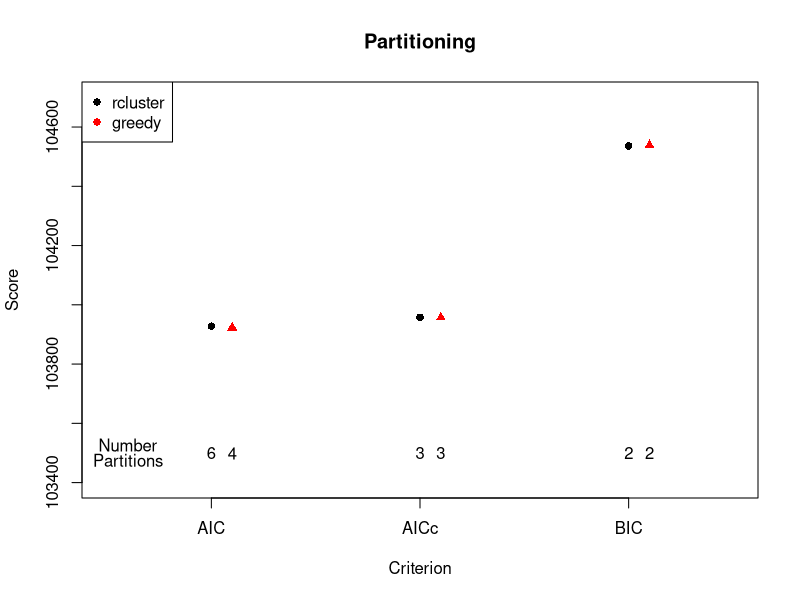
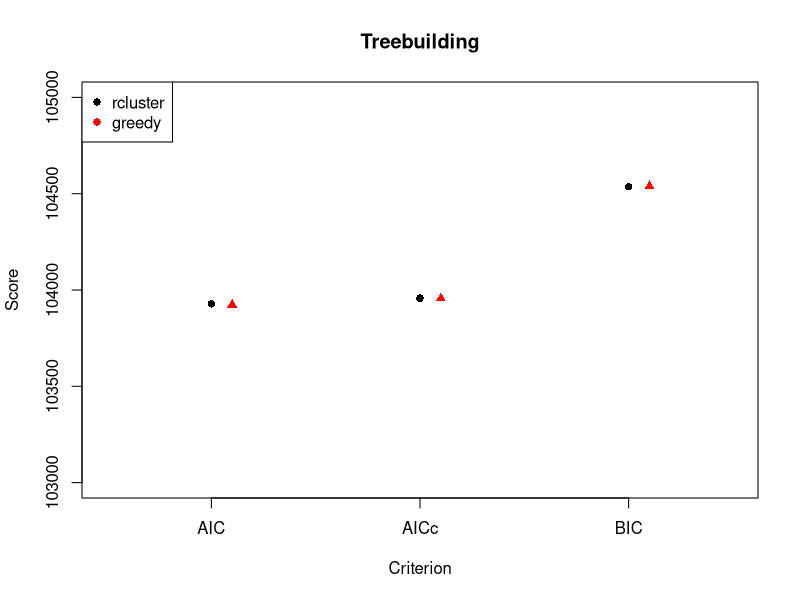
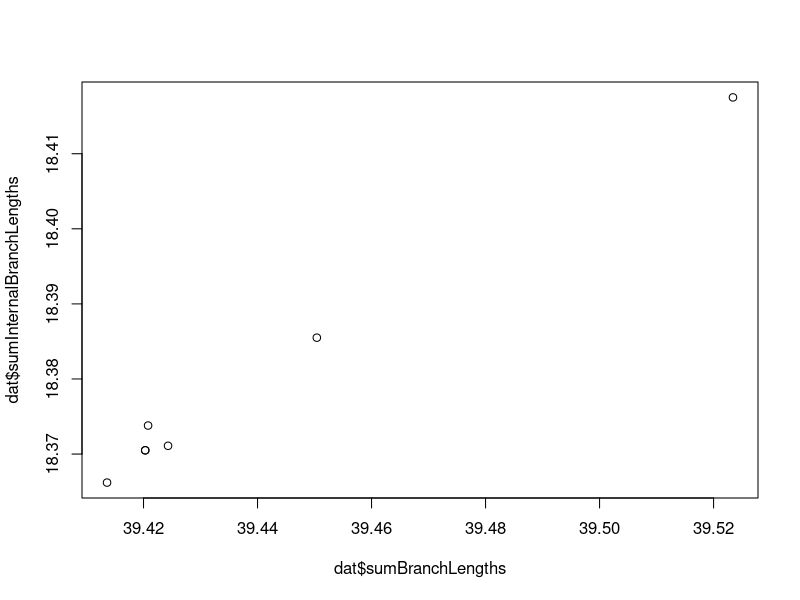
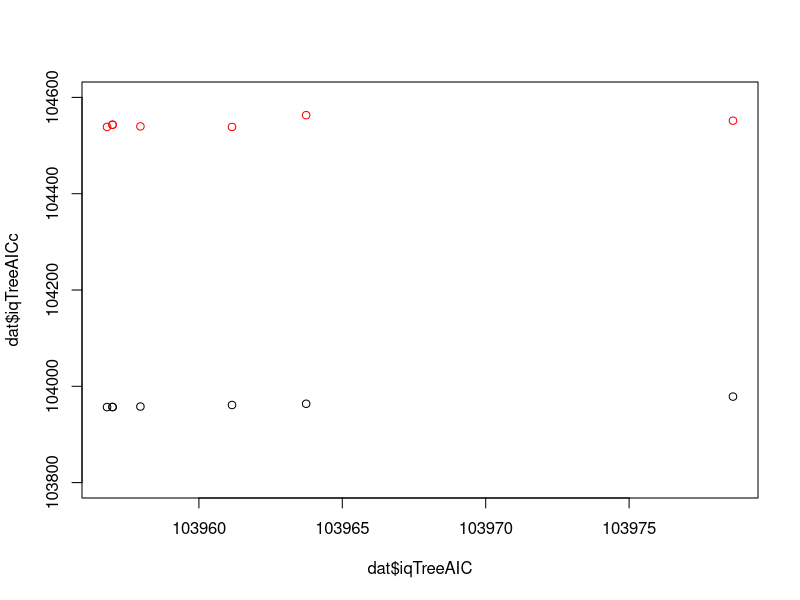
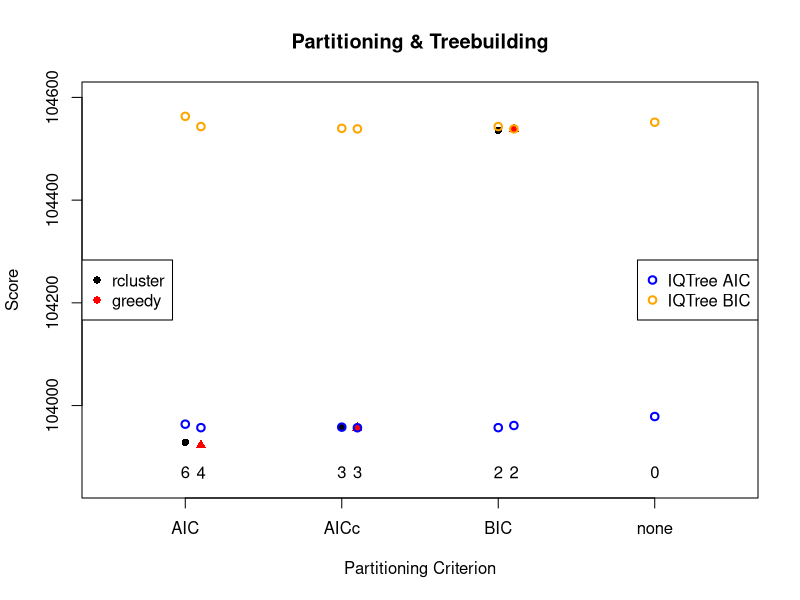
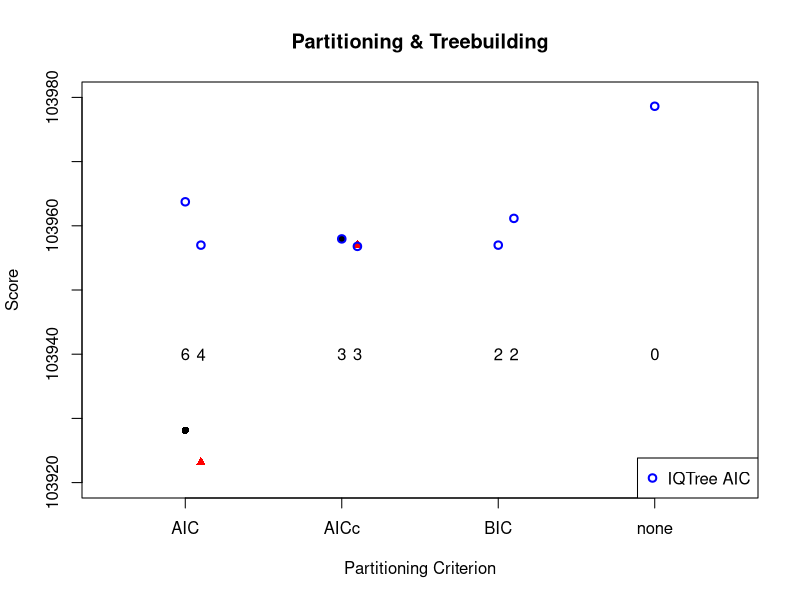
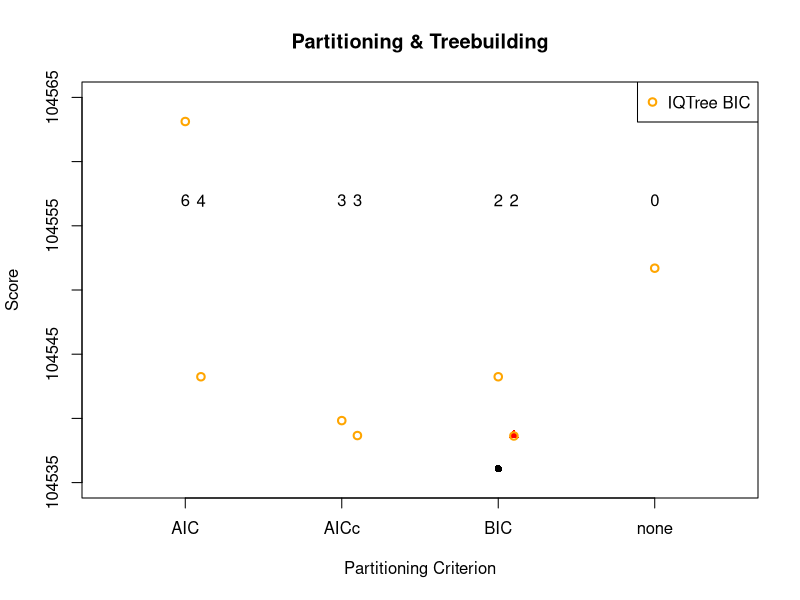

Write R code to recreate these figures, in order.
setwd("~/Documents/UNIL/PartitioningMethods_SimulationProject/FunctioningPipeline/AnalysisResults")

# dat <- readLines("prelimResults.txt")

dat <- read.csv("prelim_lopho_N10.csv", na.strings="-")

## LOWER IC IS BETTER!

plot(1:3, c(dat$AIC[3], dat$AICc[2], dat$BIC[1]), xlim=c(0.5,3.5), ylim=c(103400,104700), pch=16, xlab="Criterion", ylab="Score", xaxt="n", main="Partitioning")
axis(side=1, at=1:3, labels=c("AIC", "AICc", "BIC"))
points(1.1:3.1, c(dat$AIC[4], dat$AICc[6], dat$BIC[5]), pch=17, col="red")
legend("topleft", c("rcluster", "greedy"), col=c("black", "red"), pch=16)

text(0.6, 103525, "Number")
text(0.6, 103475, "Partitions")
text(x=c(1,1.1,2,2.1,3,3.1), y=rep(103500,6), labels=c(dat$numParts[3:4], dat$numParts[2], dat$numParts[6], dat$numParts[1], dat$numParts[5]))



plot(1:3, c(dat$AIC[3], dat$AICc[2], dat$BIC[1]), xlim=c(0.5,3.5), ylim=c(103000,105000), pch=16, xlab="Criterion", ylab="Score", xaxt="n", main="Treebuilding")
axis(side=1, at=1:3, labels=c("AIC", "AICc", "BIC"))
points(1.1:3.1, c(dat$AIC[4], dat$AICc[6], dat$BIC[5]), pch=17, col="red")
legend("topleft", c("rcluster", "greedy"), col=c("black", "red"), pch=16)


plot(dat$sumBranchLengths, dat$sumInternalBranchLengths)
plot(dat$iqTreeAIC, dat$iqTreeAICc, ylim=c(103800,104600))
points(dat$iqTreeAIC, dat$iqTreeBIC, col="red")





plot(1:3, c(dat$AIC[3], dat$AICc[2], dat$BIC[1]), xlim=c(0.5,4.5), ylim=c(103850,104600), pch=16, xlab="Partitioning Criterion", ylab="Score", xaxt="n", main="Partitioning & Treebuilding")
axis(side=1, at=1:4, labels=c("AIC", "AICc", "BIC", "none"))
points(1.1:3.1, c(dat$AIC[4], dat$AICc[6], dat$BIC[5]), pch=17, col="red")
points(c(1,1.1,2,2.1,3,3.1,4), c(dat$iqTreeAIC[3], dat$iqTreeAIC[4], dat$iqTreeAIC[2], dat$iqTreeAIC[6], dat$iqTreeAIC[1], dat$iqTreeAIC[5], dat$iqTreeAIC[7]), col="blue", lwd=2)
##points(c(1,1.1,2,2.1,3,3.1,4), c(dat$iqTreeAICc[3], dat$iqTreeAICc[4], dat$iqTreeAICc[2], dat$iqTreeAICc[6], dat$iqTreeAICc[1], dat$iqTreeAICc[5], dat$iqTreeAICc[7]), col="green3", lwd=2)
points(c(1,1.1,2,2.1,3,3.1,4), c(dat$iqTreeBIC[3], dat$iqTreeBIC[4], dat$iqTreeBIC[2], dat$iqTreeBIC[6], dat$iqTreeBIC[1], dat$iqTreeBIC[5], dat$iqTreeBIC[7]), col="orange", lwd=2)
legend("left", c("rcluster", "greedy"), col=c("black", "red"), pch=16)
legend("right", c("IQTree AIC", "IQTree BIC"), col=c("blue", "orange"), pch=1, pt.lwd=2)

text(x=c(1,1.1,2,2.1,3,3.1,4), y=rep(103870,6), labels=c(dat$numParts[3:4], dat$numParts[2], dat$numParts[6], dat$numParts[1], dat$numParts[5], 0))





plot(1:3, c(dat$AIC[3], dat$AICc[2], dat$BIC[1]), xlim=c(0.5,4.5), ylim=c(103920,103980), pch=16, xlab="Partitioning Criterion", ylab="Score", xaxt="n", main="Partitioning & Treebuilding")
axis(side=1, at=1:4, labels=c("AIC", "AICc", "BIC", "none"))
points(1.1:3.1, c(dat$AIC[4], dat$AICc[6], dat$BIC[5]), pch=17, col="red")
points(c(1,1.1,2,2.1,3,3.1,4), c(dat$iqTreeAIC[3], dat$iqTreeAIC[4], dat$iqTreeAIC[2], dat$iqTreeAIC[6], dat$iqTreeAIC[1], dat$iqTreeAIC[5], dat$iqTreeAIC[7]), col="blue", lwd=2)
##points(c(1,1.1,2,2.1,3,3.1,4), c(dat$iqTreeAICc[3], dat$iqTreeAICc[4], dat$iqTreeAICc[2], dat$iqTreeAICc[6], dat$iqTreeAICc[1], dat$iqTreeAICc[5], dat$iqTreeAICc[7]), col="green3", lwd=2)
points(c(1,1.1,2,2.1,3,3.1,4), c(dat$iqTreeBIC[3], dat$iqTreeBIC[4], dat$iqTreeBIC[2], dat$iqTreeBIC[6], dat$iqTreeBIC[1], dat$iqTreeBIC[5], dat$iqTreeBIC[7]), col="orange", lwd=2)
#legend("left", c("rcluster", "greedy"), col=c("black", "red"), pch=16)
legend("bottomright", c("IQTree AIC"), col=c("blue"), pch=1, pt.lwd=2)

text(x=c(1,1.1,2,2.1,3,3.1,4), y=rep(103940,6), labels=c(dat$numParts[3:4], dat$numParts[2], dat$numParts[6], dat$numParts[1], dat$numParts[5], 0))


plot(1:3, c(dat$AIC[3], dat$AICc[2], dat$BIC[1]), xlim=c(0.5,4.5), ylim=c(104535,104565), pch=16, xlab="Partitioning Criterion", ylab="Score", xaxt="n", main="Partitioning & Treebuilding")
axis(side=1, at=1:4, labels=c("AIC", "AICc", "BIC", "none"))
points(1.1:3.1, c(dat$AIC[4], dat$AICc[6], dat$BIC[5]), pch=17, col="red")
points(c(1,1.1,2,2.1,3,3.1,4), c(dat$iqTreeAIC[3], dat$iqTreeAIC[4], dat$iqTreeAIC[2], dat$iqTreeAIC[6], dat$iqTreeAIC[1], dat$iqTreeAIC[5], dat$iqTreeAIC[7]), col="blue", lwd=2)
##points(c(1,1.1,2,2.1,3,3.1,4), c(dat$iqTreeAICc[3], dat$iqTreeAICc[4], dat$iqTreeAICc[2], dat$iqTreeAICc[6], dat$iqTreeAICc[1], dat$iqTreeAICc[5], dat$iqTreeAICc[7]), col="green3", lwd=2)
points(c(1,1.1,2,2.1,3,3.1,4), c(dat$iqTreeBIC[3], dat$iqTreeBIC[4], dat$iqTreeBIC[2], dat$iqTreeBIC[6], dat$iqTreeBIC[1], dat$iqTreeBIC[5], dat$iqTreeBIC[7]), col="orange", lwd=2)
#legend("left", c("rcluster", "greedy"), col=c("black", "red"), pch=16)
legend("topright", c("IQTree BIC"), col=c("orange"), pch=1, pt.lwd=2)

text(x=c(1,1.1,2,2.1,3,3.1,4), y=rep(104557,6), labels=c(dat$numParts[3:4], dat$numParts[2], dat$numParts[6], dat$numParts[1], dat$numParts[5], 0))

